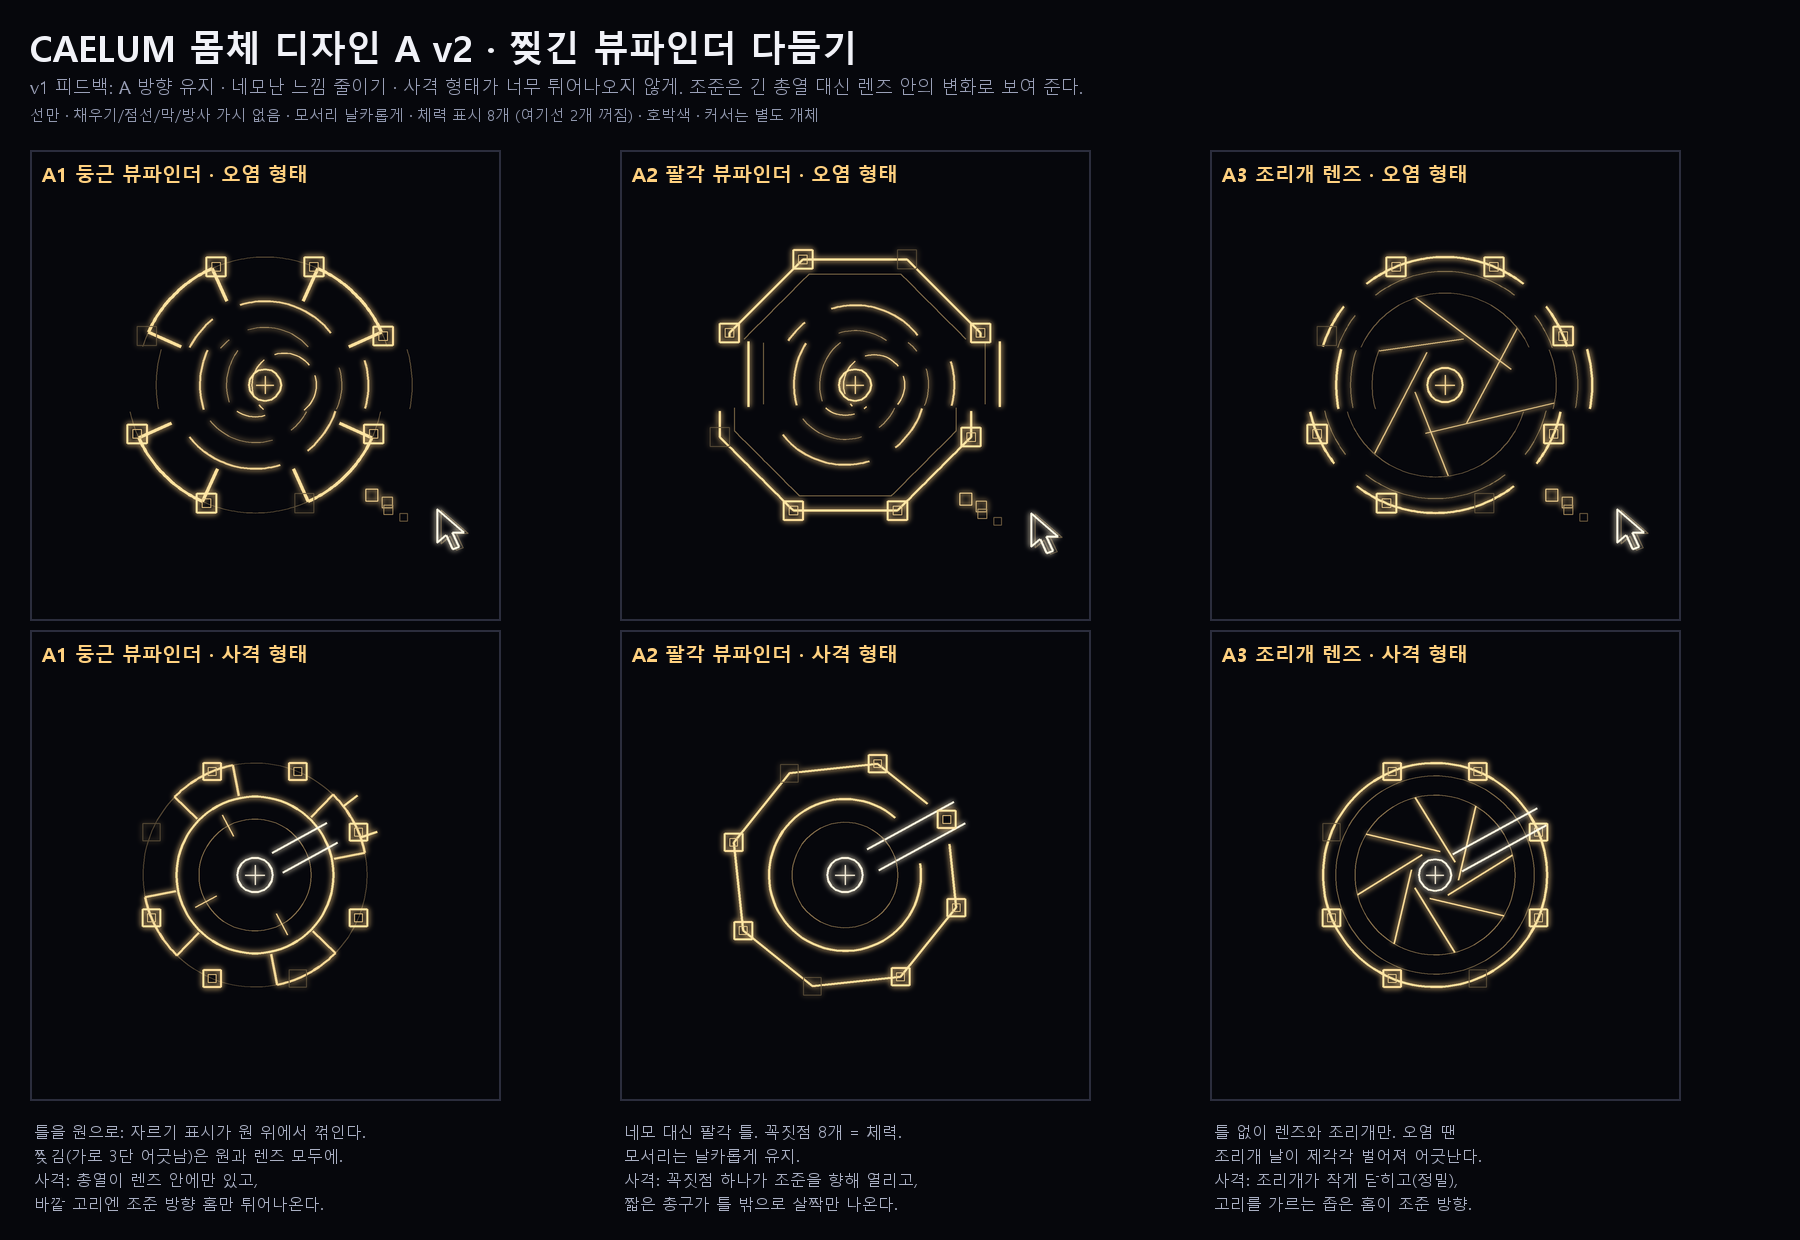

Here is the Python script that generated this plot:
"""CAELUM body design A v2: the torn viewfinder, less square, nothing sticking out.

Feedback on A v1 (2026-11-01): keep the torn viewfinder, but it reads too
square, and in sniper form the rail barrel sticks out too far. v2 tries three
ways: a round viewfinder, an octagonal one, and a lens with an iris. The
sniper form now stays inside (or barely past) the body's outline: the aim is
shown by what happens inside the lens, not by a long barrel.
Same rules as v1: lines only, sharp corners, no dashes, no fills, no radial
thorns, 8 health marks, amber. Helpers come from A v1.
Usage: python Caelum_Body_Design_A_v2.py <out_dir>
"""
import math, os, sys
from PIL import Image, ImageDraw

sys.path.insert(0, os.path.dirname(os.path.abspath(__file__)))
from Caelum_Body_Design_A_v1 import (Canvas, COL, HOT, BG, TAU, handle, core, pointer,
                                     shed, font, HEALTH_LIT)


def torn(pts, bands, cy, F):
    """Shifts each point sideways by the band its height falls in (a torn display)."""
    out = []
    for x, y in pts:
        t = (y - (cy - F)) / (2 * F)
        dx = 0.0
        for t0, t1, d in bands:
            if t0 <= t < t1 or (t1 == 1 and t >= 1):
                dx = d
        out.append((x + dx, y))
    return out


def line(cv, pts, w, alpha=1.0, glow=True, col=COL, closed=False):
    n = len(pts) if closed else len(pts) - 1
    for i in range(n):
        cv.seg(pts[i], pts[(i + 1) % len(pts)], w, alpha, glow, col)


def arc_pts(cx, cy, r, a0, a1, step=5.0):
    n = max(6, int(abs(a1 - a0) * r / step))
    return [(cx + math.cos(a0 + (a1 - a0) * i / n) * r, cy + math.sin(a0 + (a1 - a0) * i / n) * r) for i in range(n + 1)]


def torn_arc(cv, cx, cy, r, a0, a1, w, alpha, bands, F, glow=True, col=COL):
    """An arc cut at the band edges: each piece drawn shifted, no connector."""
    pts = arc_pts(cx, cy, r, a0, a1, 3.0)
    run = [pts[0]]
    def band(p):
        t = (p[1] - (cy - F)) / (2 * F)
        for i, (t0, t1, d) in enumerate(bands):
            if t0 <= t < t1:
                return i
        return len(bands) - 1
    for p in pts[1:]:
        if band(p) != band(run[-1]):
            line(cv, torn(run, bands, cy, F), w, alpha, glow, col)
            run = [p]
        else:
            run.append(p)
    line(cv, torn(run, bands, cy, F), w, alpha, glow, col)


def ring_handles(cv, x, y, R, b, s=0.12, offset=TAU / 16, bands=None, F=None):
    for i in range(8):
        a = offset + i * TAU / 8 - math.pi / 2
        px, py = x + math.cos(a) * R, y + math.sin(a) * R
        if bands:
            px, py = torn([(px, py)], bands, y, F)[0]
        handle(cv, px, py, s * b, i in HEALTH_LIT)


def crop_arc_brackets(cv, x, y, R, arm, lw, alpha, bands=None, F=None, turn=0.0):
    """Crop-mark corners bent onto a circle: at four diagonals, an arc arm along
    the ring and a short straight arm inward."""
    for k in range(4):
        a = turn + TAU / 8 + k * TAU / 4
        pts = arc_pts(x, y, R, a - arm, a + arm, 3.0)
        inner = [(x + math.cos(a + s * arm) * R, y + math.sin(a + s * arm) * R) for s in (-1, 1)]
        if bands:
            torn_arc(cv, x, y, R, a - arm, a + arm, lw, alpha, bands, F)
        else:
            line(cv, pts, lw, alpha)
        for (px, py), s in zip(inner, (-1, 1)):
            qx, qy = x + math.cos(a + s * arm) * (R - 0.28 * R), y + math.sin(a + s * arm) * (R - 0.28 * R)
            seg = [(px, py), (qx, qy)]
            if bands:
                seg = torn(seg, bands, y, F)
            cv.seg(seg[0], seg[1], lw, alpha)


# ── A1 round viewfinder ────────────────────────────────────────
def a1_corrupt(cv, x, y, b):
    R = 1.6 * b
    bands = [(0, 0.36, 0), (0.36, 0.6, 0.24 * b), (0.6, 1.01, -0.12 * b)]
    torn_arc(cv, x, y, R, 0, TAU, 1.1, 0.35, bands, R, glow=False)
    crop_arc_brackets(cv, x, y, R, 0.36, 3.0, 1.0, bands, R)
    for r, w, a in ((1.05 * b, 2.0, 0.9), (0.72 * b, 1.1, 0.55), (0.40 * b, 1.6, 0.9)):
        for k in range(4):
            m = k * TAU / 4 + 0.3
            torn_arc(cv, x, y, r, m - 0.6, m + 0.6, w, a, bands, R)
    ring_handles(cv, x, y, R, b, bands=bands, F=R)
    shed(cv, x + 1.15 * b, y + 1.2 * b, 0.55, 0.5, 4, 0.15 * b)
    core(cv, x, y, 0.2 * b)
    pointer(cv, x + 2.15 * b, y + 1.55 * b)


def a1_sniper(cv, x, y, b, aim=-0.5):
    R = 1.4 * b
    cv.arc(x, y, R, 0, TAU, 1.0, 0.3, glow=False)
    crop_arc_brackets(cv, x, y, R, 0.30, 2.6, 0.95, turn=aim - TAU / 8)
    ring_handles(cv, x, y, R, b, s=0.11)
    cv.arc(x, y, 0.98 * b, 0, TAU, 2.4, 1.0)
    cv.arc(x, y, 0.70 * b, 0, TAU, 1.0, 0.5, glow=False)
    ux, uy = math.cos(aim), math.sin(aim)
    nx, ny = -uy, ux
    # the barrel stays inside the lens: two short rails from the core to the
    # lens rim, and a notch in the outer ring where it points
    w = 0.14 * b
    for s in (-1, 1):
        cv.seg((x + ux * 0.32 * b + nx * w * s, y + uy * 0.32 * b + ny * w * s),
               (x + ux * 1.10 * b + nx * w * s, y + uy * 1.10 * b + ny * w * s), 2.0, 1.0, col=HOT)
    for s in (-1, 1):
        a = aim + s * 0.16
        cv.seg((x + math.cos(a) * R, y + math.sin(a) * R), (x + math.cos(a) * (R + 0.22 * b), y + math.sin(a) * (R + 0.22 * b)), 2.4, 1.0)
    for k in (1, 2, 3):   # focus ticks on the other three sides
        a = aim + k * TAU / 4
        cv.seg((x + math.cos(a) * 0.55 * b, y + math.sin(a) * 0.55 * b), (x + math.cos(a) * 0.85 * b, y + math.sin(a) * 0.85 * b), 1.6, 0.9)
    core(cv, x, y, 0.22 * b, col=HOT)


# ── A2 octagonal viewfinder ────────────────────────────────────
def octagon(x, y, R, turn=TAU / 16):
    return [(x + math.cos(turn + i * TAU / 8) * R, y + math.sin(turn + i * TAU / 8) * R) for i in range(8)]


def torn_poly(cv, pts, w, alpha, bands, cy, F, glow=True):
    for i in range(len(pts)):
        a, b2 = pts[i], pts[(i + 1) % len(pts)]
        sub = [(a[0] + (b2[0] - a[0]) * k / 24, a[1] + (b2[1] - a[1]) * k / 24) for k in range(25)]
        run = [sub[0]]
        def band(p):
            t = (p[1] - (cy - F)) / (2 * F)
            for j, (t0, t1, d) in enumerate(bands):
                if t0 <= t < t1:
                    return j
            return len(bands) - 1
        for p in sub[1:]:
            if band(p) != band(run[-1]):
                line(cv, torn(run, bands, cy, F), w, alpha, glow)
                run = [p]
            else:
                run.append(p)
        line(cv, torn(run, bands, cy, F), w, alpha, glow)


def a2_corrupt(cv, x, y, b):
    R = 1.7 * b
    bands = [(0, 0.34, 0), (0.34, 0.58, 0.24 * b), (0.58, 1.01, -0.12 * b)]
    oc = octagon(x, y, R)
    torn_poly(cv, oc, 2.6, 1.0, bands, y, R)
    inner = octagon(x, y, R - 0.2 * b)
    torn_poly(cv, inner, 1.0, 0.45, bands, y, R, glow=False)
    for r, w, a in ((1.0 * b, 2.0, 0.9), (0.68 * b, 1.1, 0.55), (0.38 * b, 1.6, 0.9)):
        for k in range(4):
            m = k * TAU / 4 + 0.3
            torn_arc(cv, x, y, r, m - 0.6, m + 0.6, w, a, bands, R)
    for i, (px, py) in enumerate(oc):   # health on the eight corners
        px, py = torn([(px, py)], bands, y, R)[0]
        handle(cv, px, py, 0.12 * b, i in HEALTH_LIT)
    shed(cv, x + 1.2 * b, y + 1.25 * b, 0.55, 0.5, 4, 0.15 * b)
    core(cv, x, y, 0.2 * b)
    pointer(cv, x + 2.2 * b, y + 1.6 * b)


def a2_sniper(cv, x, y, b, aim=-0.5):
    R = 1.45 * b
    # the octagon turns so a corner points at the aim; that corner opens into a
    # short muzzle (two edges pulled in), barely past the outline
    turn = aim
    oc = octagon(x, y, R, turn)
    for i in range(8):
        if i in (0,):
            continue
        a, c = oc[i], oc[(i + 1) % 8]
        if i == 7:   # edge into the muzzle corner: stop short
            c = (a[0] + (c[0] - a[0]) * 0.72, a[1] + (c[1] - a[1]) * 0.72)
        cv.seg(a, c, 2.4, 1.0)
    a, c = oc[0], oc[1]
    cv.seg((a[0] + (c[0] - a[0]) * 0.28, a[1] + (c[1] - a[1]) * 0.28), c, 2.4, 1.0)
    ux, uy = math.cos(aim), math.sin(aim)
    nx, ny = -uy, ux
    w = 0.15 * b
    for s in (-1, 1):   # muzzle rails: from inside the lens to just past the corner
        cv.seg((x + ux * 0.4 * b + nx * w * s, y + uy * 0.4 * b + ny * w * s),
               (x + ux * (R + 0.18 * b) + nx * w * s, y + uy * (R + 0.18 * b) + ny * w * s), 2.0, 1.0, col=HOT)
    for i, (px, py) in enumerate(oc):   # health on all eight corners (the muzzle's too)
        handle(cv, px, py, 0.11 * b, i in HEALTH_LIT)
    cv.arc(x, y, 0.95 * b, aim + 0.35, aim + TAU - 0.35, 2.4, 1.0)   # lens, open at the bore
    cv.arc(x, y, 0.66 * b, 0, TAU, 1.0, 0.5, glow=False)
    core(cv, x, y, 0.22 * b, col=HOT)


# ── A3 iris lens ───────────────────────────────────────────────
def iris(cv, x, y, r_out, r_in, turn, blades, w, alpha, col=COL):
    """Aperture blades: each a chord from the outer ring toward the opening."""
    for i in range(blades):
        a = turn + i * TAU / blades
        p0 = (x + math.cos(a) * r_out, y + math.sin(a) * r_out)
        a2 = a + TAU / blades * 1.6
        p1 = (x + math.cos(a2) * r_in, y + math.sin(a2) * r_in)
        cv.seg(p0, p1, w, alpha, col=col)


def a3_corrupt(cv, x, y, b):
    R = 1.6 * b
    bands = [(0, 0.36, 0), (0.36, 0.6, 0.24 * b), (0.6, 1.01, -0.12 * b)]
    for r, w, a in ((R, 2.6, 1.0), (R - 0.18 * b, 1.0, 0.45)):
        for k in range(4):
            m = k * TAU / 4
            torn_arc(cv, x, y, r, m - 0.66, m + 0.66, w, a, bands, R)
    # the iris, open wide and out of step: blades at uneven angles
    for i in range(6):
        a = 0.2 + i * TAU / 6 + (0.18 if i % 2 else 0)
        p0 = (x + math.cos(a) * 1.15 * b, y + math.sin(a) * 1.15 * b)
        a2 = a + TAU / 6 * 1.5
        p1 = (x + math.cos(a2) * 0.62 * b, y + math.sin(a2) * 0.62 * b)
        pp = torn([p0, p1], bands, y, R)
        cv.seg(pp[0], pp[1], 1.6, 0.8)
    torn_arc(cv, x, y, 1.15 * b, 0, TAU, 1.0, 0.4, bands, R, glow=False)
    ring_handles(cv, x, y, R, b, bands=bands, F=R)
    shed(cv, x + 1.15 * b, y + 1.2 * b, 0.55, 0.5, 4, 0.15 * b)
    core(cv, x, y, 0.22 * b)
    pointer(cv, x + 2.15 * b, y + 1.55 * b)


def a3_sniper(cv, x, y, b, aim=-0.5):
    R = 1.4 * b
    cv.arc(x, y, R, 0, TAU, 2.4, 1.0)
    cv.arc(x, y, R - 0.16 * b, 0, TAU, 1.0, 0.45, glow=False)
    ring_handles(cv, x, y, R, b, s=0.11, offset=TAU / 16)
    # the iris closes to a small, even opening: precision. No barrel: the aim
    # is a slot cut through the ring and the closed iris.
    cv.arc(x, y, 1.0 * b, 0, TAU, 1.2, 0.5, glow=False)
    iris(cv, x, y, 1.0 * b, 0.30 * b, aim * 0.5, 8, 1.8, 0.95)
    ux, uy = math.cos(aim), math.sin(aim)
    nx, ny = -uy, ux
    w = 0.12 * b
    for s in (-1, 1):
        cv.seg((x + ux * 0.32 * b + nx * w * s, y + uy * 0.32 * b + ny * w * s),
               (x + ux * (R + 0.12 * b) + nx * w * s, y + uy * (R + 0.12 * b) + ny * w * s), 2.2, 1.0, col=HOT)
    core(cv, x, y, 0.20 * b, col=HOT)


DESIGNS = [
    ("A1 둥근 뷰파인더", a1_corrupt, a1_sniper,
     ["틀을 원으로: 자르기 표시가 원 위에서 꺾인다.", "찢김(가로 3단 어긋남)은 원과 렌즈 모두에.",
      "사격: 총열이 렌즈 안에만 있고,", "바깥 고리엔 조준 방향 홈만 튀어나온다."]),
    ("A2 팔각 뷰파인더", a2_corrupt, a2_sniper,
     ["네모 대신 팔각 틀. 꼭짓점 8개 = 체력.", "모서리는 날카롭게 유지.",
      "사격: 꼭짓점 하나가 조준을 향해 열리고,", "짧은 총구가 틀 밖으로 살짝만 나온다."]),
    ("A3 조리개 렌즈", a3_corrupt, a3_sniper,
     ["틀 없이 렌즈와 조리개만. 오염 땐", "조리개 날이 제각각 벌어져 어긋난다.",
      "사격: 조리개가 작게 닫히고(정밀),", "고리를 가르는 좁은 홈이 조준 방향."]),
]


def main():
    out_dir = sys.argv[1]
    W, P = 1800, 470
    H = 150 + 2 * P + 20 + 130
    board = Image.new("RGB", (W, H), BG)
    d = ImageDraw.Draw(board)
    d.text((30, 22), "CAELUM 몸체 디자인 A v2 · 찢긴 뷰파인더 다듬기", font=font(36, True), fill=(241, 242, 248))
    d.text((30, 74), "v1 피드백: A 방향 유지 · 네모난 느낌 줄이기 · 사격 형태가 너무 튀어나오지 않게. "
           "조준은 긴 총열 대신 렌즈 안의 변화로 보여 준다.", font=font(18), fill=(154, 160, 184))
    d.text((30, 104), "선만 · 채우기/점선/막/방사 가시 없음 · 모서리 날카롭게 · 체력 표시 8개 (여기선 2개 꺼짐) · 호박색 · 커서는 별도 개체",
           font=font(15), fill=(144, 151, 174))
    for i, (name, fc, fs, notes) in enumerate(DESIGNS):
        x0 = 30 + i * (P + 120)
        for row, fn, tag in ((0, fc, "오염 형태"), (1, fs, "사격 형태")):
            cv = Canvas(P, P)
            fn(cv, P / 2 - (10 if row else 0), P / 2 + (10 if row else 0), 80)
            y0 = 150 + row * (P + 10)
            board.paste(cv.image(), (x0, y0))
            d.rectangle([x0, y0, x0 + P, y0 + P], outline=(43, 45, 61), width=2)
            d.text((x0 + 12, y0 + 10), f"{name} · {tag}", font=font(20, True), fill=(255, 209, 128))
        for j, s in enumerate(notes):
            d.text((x0 + 4, 150 + 2 * P + 30 + j * 24), s, font=font(16), fill=(170, 176, 196))
    board.save(os.path.join(out_dir, "Caelum_Body_Design_A_v2.png"))


if __name__ == "__main__":
    main()
